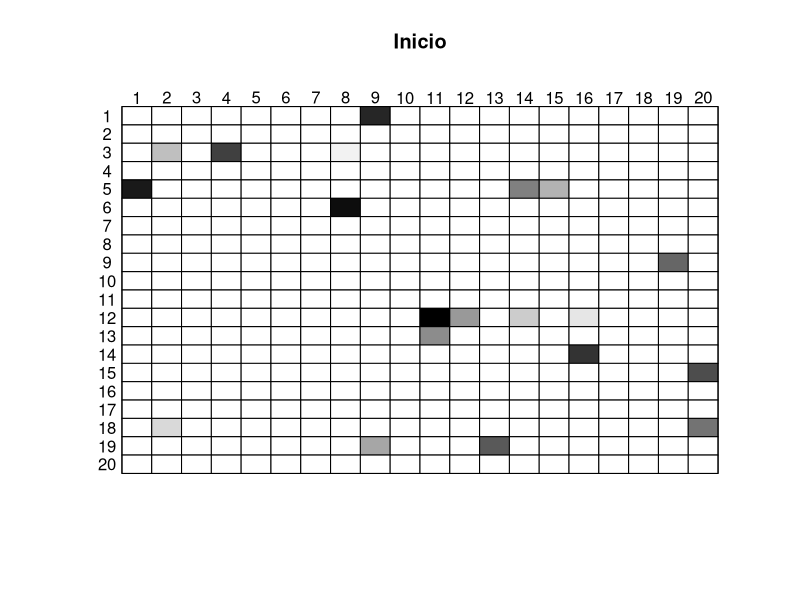

Generate this figure with R: (Note: this script raises an error after producing the figure.)
library(parallel)
dim <- 20
num <-  dim^2
nucleos <- 20

actual <- matrix(rep(0,num), nrow=dim, ncol=dim)
al <- sample(1:num,nucleos)
al2 <- sample(1:nucleos)
for(y in 1:nucleos){
  actual[al[y]]=al2[y]
}
suppressMessages(library("sna"))
png("Reto1p2_t0P.png")
plot.sociomatrix(actual, diaglab=FALSE, main="Inicio")
graphics.off()

paso <- function(pos){
  fila <- floor((pos - 1) / dim) + 1
  columna <- ((pos - 1) %% dim) + 1
  
  
  
  if(actual[fila, columna] == 0){	
    if(runif(1)<=0.4){
      
      vecindad <-  actual[max(fila - 1, 1) : min(fila + 1, dim),
                          max(columna - 1, 1): min(columna + 1, dim)]
      
      if((sum(vecindad)) > 0)
      {
        vecaux <- c()
        for(g in 1:length(vecindad)){
          if(vecindad[g] != 0 ){
            vecaux <- c(vecaux, vecindad[g])
          }
        }
        print(vecaux)
        
        valor <- vecaux[1]
        return(valor)
      }
      else
      {
        return(actual[fila,columna])
      }
    }
    else{return(actual[fila,columna])}
  }
  
  else {
    return(actual[fila,columna])
  }
}


cluster <- makeCluster(detectCores() - 1)
clusterExport(cluster, "dim")
clusterExport(cluster, "paso")

for (iteracion in 1:50) {
  
  clusterExport(cluster, "actual")
  siguiente <- parSapply(cluster, 1:num, paso)
  print(siguiente)
  msj <- paste("Iteracion:", iteracion)
  print(msj)
  
  actual <- matrix(siguiente, nrow=dim, ncol=dim, byrow=TRUE)
  salida = paste("Reto1p2_tP", iteracion, ".png", sep="")
  tiempo = paste("Paso", iteracion)
  png(salida)
  plot.sociomatrix(actual, diaglab=FALSE, main=tiempo)
  graphics.off()
  
  if (all(actual != 0)) { # todos murieron
    print("Termina propagacion")
    break;
  }
}
stopCluster(cluster)

tabla <- table(actual)

coloresborde <- c()
for(f in 1:dim){
 if(actual[1,f] %in% coloresborde == FALSE){
  coloresborde <- c(coloresborde, actual[1,f])
   }
}
for(ff in 1:dim){
  if(actual[dim, ff] %in% coloresborde == FALSE){
    coloresborde <- c(coloresborde, actual[dim, ff])
  }
}
for(c in 1:dim){
  if(actual[c, 1] %in% coloresborde == FALSE){
    coloresborde <- c(coloresborde, actual[c,1])
  }
}
for(cc in 1:dim){
  if(actual[cc, dim] %in% coloresborde == FALSE){
    coloresborde <- c(coloresborde, actual[cc,dim])
  }
}

coloresnoborde <- c()
for(r in 1:nucleos){
  if(r %in% coloresborde==FALSE){
    coloresnoborde <- c(coloresnoborde,r)
  }
}

tamanoCborde <- c()
for(p in coloresborde){
  tamanoCborde <- c(tamanoCborde, tabla[p])
}

tamanoNborde <- c()
for(pp in coloresnoborde){
  tamanoNborde <- c(tamanoNborde, tabla[pp])
}

d1 <- data.frame(coloresborde,tamanoCborde)
d2 <- data.frame(coloresnoborde, tamanoNborde)

g1 = d1$tamanoCborde
names(g1)=d1$coloresborde
png("ColoresBorde.png")
barplot(g1)
graphics.off()

g2 = d2$tamanoNborde
names(g2)=d2$coloresnoborde
png("ColoresNoBorde.png")
barplot(g2)
graphics.off()
